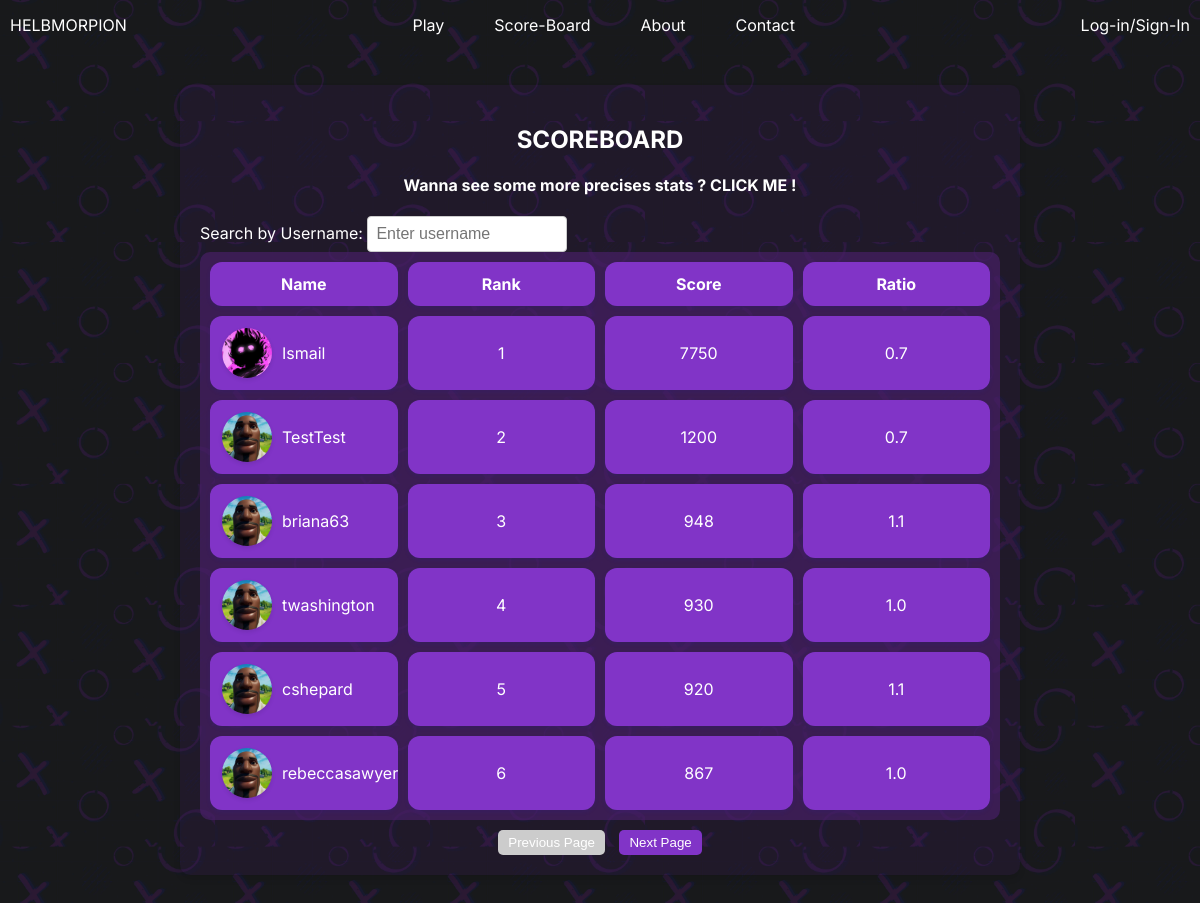
The page /scoreboard/ on the database as committed earlier.
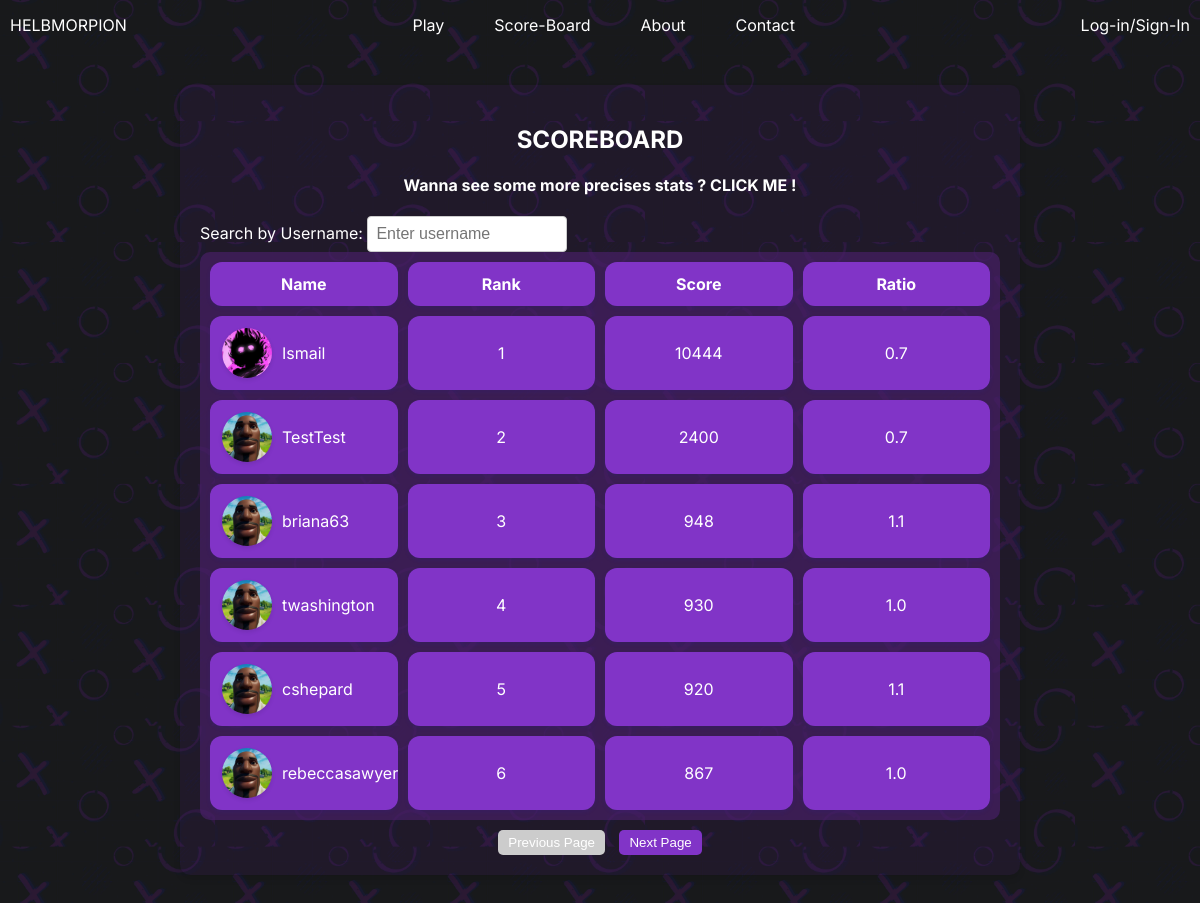
The same page on the database as committed later.
### users/models.py (models this page shows, shortened)
class Profile(models.Model):
    user = models.OneToOneField(User, on_delete=models.CASCADE)
    image = models.ImageField(default='profile_pics/default.jpg', upload_to='profile_pics')
    user_score = models.PositiveIntegerField(default=0)
    user_rank = models.PositiveIntegerField(default=0)
    user_gameplayed = models.PositiveIntegerField(default=0)
    user_game_won = models.PositiveIntegerField(default=0)
    user_symbol = models.CharField(max_length=255, default="Pastel")

### Game/views.py (the view)
# urls.py: path('scoreboard/', scoreboard, name='scoreboard'),
def scoreboard(request):
    users = Profile.objects.all().order_by('user_rank')
    for user in users:
        if user.user_gameplayed != 0:
            user.ratio = user.user_game_won / user.user_gameplayed
        else:
            user.ratio = 0  # Set a default value if user has not played any games
    context = {
        'users': users,
    }
    return render(request, "ScoreBoard.html", context)

### Game/templates/ScoreBoard.html (shortened to what this page needs)
{% extends "BASE.html" %}
{% load static %}
{% block css %}
    <link rel="stylesheet" type="text/css" href="{% static 'CSS/CSS_ScoreBoard.css' %}">
{% endblock %}
{% block content %}
    <div class="scoreboard-container">
        <h2>SCOREBOARD</h2>
        <a href="{% url 'statistics' %}"><h4>Wanna see some more precises stats ? CLICK ME !</h4></a>
        <div class="search-container">
            <label for="usernameSearch">Search by Username:</label>
            <input type="text" id="usernameSearch" oninput="filterTable()" placeholder="Enter username">
        </div>
        <table class="scoreboard-table" id="scoreboard-table">
            <thead>
            <tr>
                <th>Name</th>
                <th>Rank</th>
                <th>Score</th>
                <th>Ratio</th>
            </tr>
            </thead>
            <tbody>
            {% for user in users %}
                <tr id="rows">
                    <td>
                        <div class="user-info">
                            <img src="{{ user.image.url }}" alt="Profile Image" class="profile-image">
                            <span>{{ user.user.username }}</span>
                        </div>
                    </td>
                    <td>{{ user.user_rank }}</td>
                    <td>{{ user.user_score }}</td>
                    <td>{{ user.ratio|floatformat:1 }} </td>
                </tr>
            {% endfor %}
            </tbody>
        </table>
        <div class="pagination">
            <button id="prevPage">Previous Page</button>
            <button id="nextPage">Next Page</button>
        </div>
    </div>
{% endblock %}

### HelbMorpion/templates/BASE.html (shortened to what this page needs)
{% load static %}
<!doctype html>
<html lang="en">
<head>
    <link rel="stylesheet" type="text/css" href="{% static 'CSS/global.css' %}">
    {% block css %}
{% endblock %}
</head>
<body>
<div class="nav-barre" style="color: white">
    <a class="helbmorpion" href="{% url 'morpion-home' %}">HELBMORPION</a>
    <div class="midlinks">
        {% if user.is_authenticated %}
        <a class="play" href="{% url 'Play' %}">Play</a>
        {% else %}
        <a class="play" href="{% url 'login' %}">Play</a>
        {% endif %}
        <a class="score-board" href="{% url 'scoreboard' %}">Score-Board</a>
        <a class="about" href="{% url 'morpion-about' %}">About</a>
        <a class="contact" href="{% url 'contact_page' %}">Contact</a>
    </div>
    {% if user.is_authenticated %}
    <div class="leftlinks"><a class="loginsignin" id="loginSignIn" href="{% url 'logout' %}">Log-Out</a>
        <a href="{% url 'profile' %}">Profile</a></div>
    {% else %}
    <a class="leftlinks" id="loginSignIn" href="{% url 'login' %}">Log-in/Sign-In</a>
    {% endif %}
</div>
{% block content%}
{% endblock%}
</body>
</html>

### HelbMorpion/static/CSS/global.css (style rules this page uses)
body { margin: 0; line-height: normal; background-image: url("../IMG/background@2x.jpg"); background-size: contain; background-color: #2e3234; background-size: 215px; overflow: hidden; }
:root { --font-inter: Inter; --font-size-mini: 0.94rem; font-family: Inter; color: white; --text-color: white; }
a { text-decoration: none; color: White; }
.nav-barre { display: flex; justify-content: space-between; align-items: center; padding: 15px 10px 0 10px; position: sticky; text-decoration: none; }
.midlinks { display: flex; justify-content: center; }
.midlinks a { padding-left: 25px; padding-right: 25px; }
.leftlinks { display: flex; align-items: center; }

### Game/static/CSS/CSS_ScoreBoard.css (style rules this page uses)
.scoreboard-container { max-width: 800px; margin: 50px auto; background: rgba(102, 30, 166, 0.1); padding: 20px; border-radius: 10px; box-shadow: 0 4px 6px rgba(0, 0, 0, 0.1); overflow: hidden; }
.scoreboard-table { width: 100%; border-collapse: separate; border-spacing: 10px; margin-top: 20px; background: rgba(74, 32, 107, 0.65); border-radius: 10px; overflow: auto; max-height: 400px; table-layout: fixed; margin: 0 auto; }
.scoreboard-table th, .scoreboard-table td { border: none; padding: 12px; text-align: center; background: rgb(129, 52, 199); box-shadow: 0 2px 4px rgba(34, 38, 183, 0.12); border-radius: 12px; white-space: nowrap; overflow: hidden; text-overflow: ellipsis; }
.user-info { display: flex; align-items: center; }
.profile-image { width: 50px; height: 50px; border-radius: 50%; margin-right: 10px; box-shadow: 0 2px 4px rgba(0, 0, 0, 0.1); }
.scoreboard-container h2 { text-align: center; }
.scoreboard-container a { text-align: center; }
.pagination { margin-top: 10px; text-align: center; }
.pagination button { padding: 5px 10px; margin: 0 5px; cursor: pointer; background-color: rgb(129, 52, 199); color: #fff; border: none; border-radius: 5px; outline: none; }
.pagination button:disabled { background-color: #ccc; cursor: not-allowed; }
#usernameSearch { padding: 8px; width: 200px; box-sizing: border-box; border: 1px solid #ccc; border-radius: 4px; font-size: 16px; }

Rows that differ between the two databases and show on the page:
changed Profile "Ismail": user_score "7750" → "10444"
changed Profile "TestTest": user_score "1200" → "2400"
